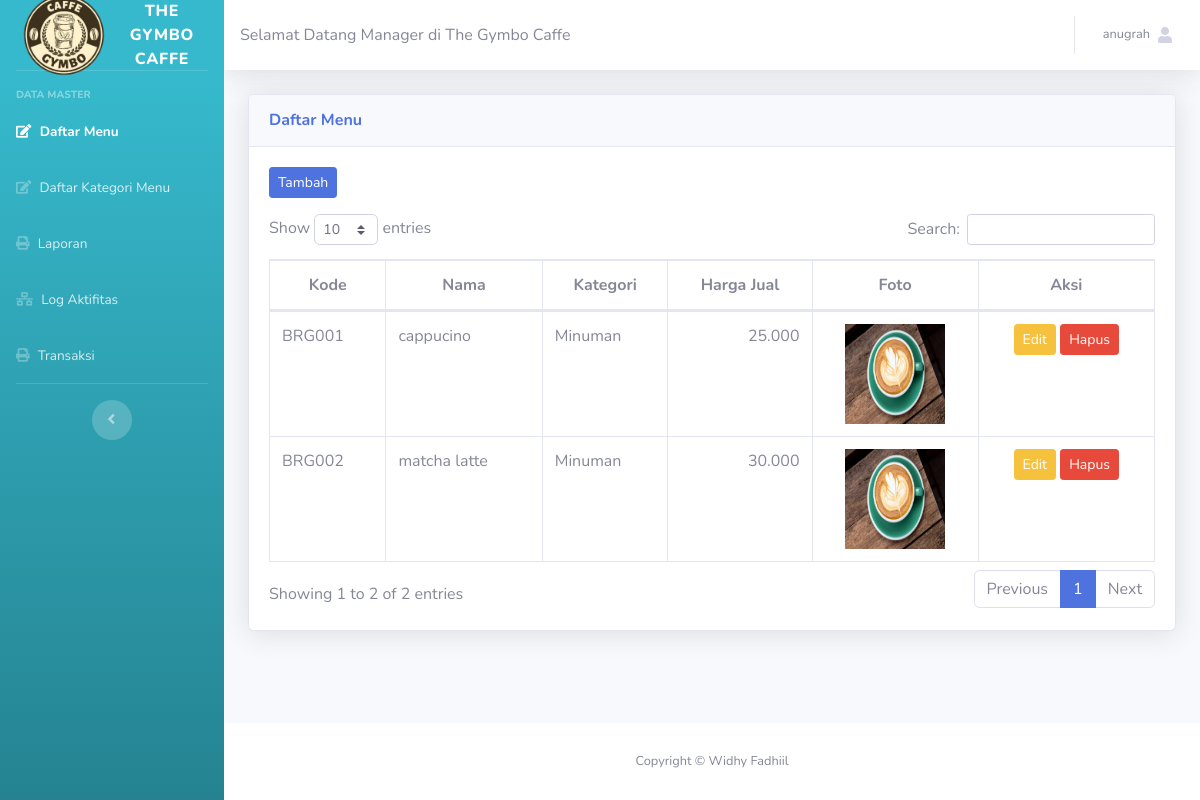
Screenshot of /manager.php?halaman=barang (signed in) with the database file from the repository.
### tables this page shows
CREATE TABLE `barang` (
  `kode_barang` varchar(15) NOT NULL,
  `kode_kategori_barang` int(2) NOT NULL,
  `nama_barang` varchar(25) NOT NULL,
  `harga_jual` int(11) NOT NULL,
  `photo` text NOT NULL
);

CREATE TABLE `kategori_barang` (
  `kode_kategori_barang` int(2) NOT NULL,
  `nama_kategori` varchar(50) NOT NULL
);

### koneksi/function.php (called while the page is built, shortened)
<?php
    function rupiah($angka){
        $hasil_rupiah = number_format($angka,0,'.','.');
        return $hasil_rupiah;
    }
?>

### system/master/barang/tampil.php (the view, shortened to what this page needs)
<div class="container-fluid">
	<div class="card shadow mb-4">
		<div class="card-header py-3">
			<h6 class="m-0 font-weight-bold text-primary">Daftar Menu</h6>
		</div>
		<div class="card-body">
			<button type="button" class="btn btn-sm btn-primary mb-3" data-toggle="modal"
				data-target=".bd-example-modal-lg">Tambah</button>
			<div class="table-responsive">
				<table class="table table-bordered" id="dataTable" width="100%" cellspacing="0">
					<thead>
						<tr>
							<th class="text-center">Kode</th>
							<th class="text-center">Nama</th>
							<th class="text-center">Kategori</th>
							<th class="text-center">Harga Jual</th>
							<th class="text-center">Foto</th>
							<th class="text-center">Aksi</th>
						</tr>
					</thead>
					<tbody>
                    <?php
                    $query = mysqli_query($koneksi, "SELECT * FROM barang JOIN kategori_barang USING(kode_kategori_barang) ORDER BY kode_barang ASC");
                    foreach ($query as $data) :
                        ?>
						<tr>
							<td><?php echo $data['kode_barang'] ?></td>
							<td><?php echo $data['nama_barang'] ?></td>
							<td><?php echo $data['nama_kategori'] ?></td>
							<td class="text-right"><?php echo rupiah($data['harga_jual']) ?></td>
							<td class="text-center"><img width="100" height="100" src="<?php echo "assets/img/".$data['photo']; ?>"></td>
							<td class="text-center">
                                <a style="cursor:pointer" class="btn btn-sm btn-warning text-white" data-toggle="modal"
                                        data-target="#modal-edit<?= $data['kode_barang'] ?>">Edit</a>
                                <a onclick="return confirm('Yakin ingin menghapus data ?')" href="?halaman=barang&hapus=<?= $data['kode_barang'] ?>" class="btn btn-sm btn-danger">Hapus</a>
                            </td>
						</tr>
                        <?php endforeach; ?>
					</tbody>
				</table>
			</div>
		</div>
	</div>
</div>

### manager.php (shortened to what this page needs)
<!DOCTYPE html>
<html lang="en">
<?php
include "koneksi/koneksi.php";
include "koneksi/function.php";
?>
<head>
    <?php include "_partial/head.php"; ?>
</head>
<body id="page-top">
    <div id="wrapper">
        <?php include "_partial/sidebar2.php"; ?>
        <div id="content-wrapper" class="d-flex flex-column">
            <div id="content">
                <?php include "_partial/topbar2.php"; ?>
                <?php
                    if ($_GET['halaman'] == 'barang') {
                        include "system/master/barang/tampil.php";
                    }
                ?>
            </div>
            <?php include "_partial/footer.php"; ?>
        </div>
    </div>
</body>
</html>

### _partial/head.php (shortened to what this page needs)
<link href="assets/template/sb_admin_2/vendor/fontawesome-free/css/all.min.css" rel="stylesheet"
	type="text/css">
<link href="assets/template/sb_admin_2/css/sb-admin-2.min.css" rel="stylesheet">
<link href="assets/template/sb_admin_2/vendor/datatables/dataTables.bootstrap4.min.css" rel="stylesheet">

### _partial/sidebar2.php (shortened to what this page needs)
<ul class="navbar-nav bg-gradient-info sidebar sidebar-dark accordion" id="accordionSidebar">
	<a class="sidebar-brand d-flex align-items-center justify-content-center" href="">
		<img src="logokopi.png" width="100px" height="100px">
		<div class="sidebar-brand-text mx-3">the gymbo Caffe<sup></sup></div>
	</a>
	<div class="sidebar-heading">
		Data Master
	</div>
	<li class="nav-item <?php if($_GET['halaman'] == "barang") {echo"active";} ?>">
		<a class="nav-link" href="?halaman=barang">
			<i class="fas fa-edit"></i>
			<span>Daftar Menu</span></a>
	</li>
	<li class="nav-item <?php if($_GET['halaman'] == "kategori_barang") {echo"active";} ?>">
		<a class="nav-link" href="?halaman=kategori_barang">
			<i class="fas fa-edit"></i>
			<span>Daftar Kategori Menu</span></a>
	</li>
	<li class="nav-item <?php if($_GET['halaman'] == "laporan") {echo"active";} ?>">
		<a class="nav-link" href="?halaman=laporan">
			<i class="fas fa-print"></i>
			<span>Laporan</span></a>
	</li>
	<li class="nav-item <?php if($_GET['halaman'] == "logaktifitas") {echo"active";} ?>">
		<a class="nav-link" href="?halaman=logaktifitas">
		<i class="fas fa-network-wired"></i>
			<span>Log Aktifitas</span></a>
	</li>
	<li class="nav-item <?php if($_GET['halaman'] == "catatan") {echo"active";} ?>">
		<a class="nav-link" href="?halaman=catatan">
		<i class="fas fa-print"></i>
			<span>Transaksi</span></a>
	</li>
	<hr class="sidebar-divider d-none d-md-block">
	<div class="text-center d-none d-md-inline">
		<button class="rounded-circle border-0" id="sidebarToggle"></button>
	</div>
</ul>

### _partial/topbar2.php (shortened to what this page needs)
<nav style="background-color:#0dcaf0" class="navbar navbar-expand navbar-light bg-white topbar mb-4 static-top shadow">
<a><marquee><span>Selamat Datang Manager di The Gymbo Caffe<span></marquee></a>
    <ul class="navbar-nav ml-auto">
        <li class="nav-item dropdown no-arrow">
            <a class="nav-link dropdown-toggle" href="#" id="userDropdown" role="button" data-toggle="dropdown" aria-haspopup="true" aria-expanded="false">
                <span class="mr-2 d-none d-lg-inline text-gray-600 small"><?php echo $_SESSION['nama_user']; ?></span>
                <i class="fa fa-user"></i>
            </a>
        </li>
    </ul>
</nav>

### _partial/footer.php
<footer class="sticky-footer bg-white">
    <div class="container my-auto">
        <div class="copyright text-center my-auto">
            <span>Copyright &copy; Widhy Fadhiil</span>
        </div>
    </div>
</footer>

### rows the page displays
barang: kode_barang "BRG001", nama_barang "cappucino", kode_kategori_barang.nama_kategori "Minuman", harga_jual "25.000", photo (picture)
barang: kode_barang "BRG002", nama_barang "matcha latte", kode_kategori_barang.nama_kategori "Minuman", harga_jual "30.000", photo (picture)

### other values shown
$_SESSION['nama_user'] "anugrah"
